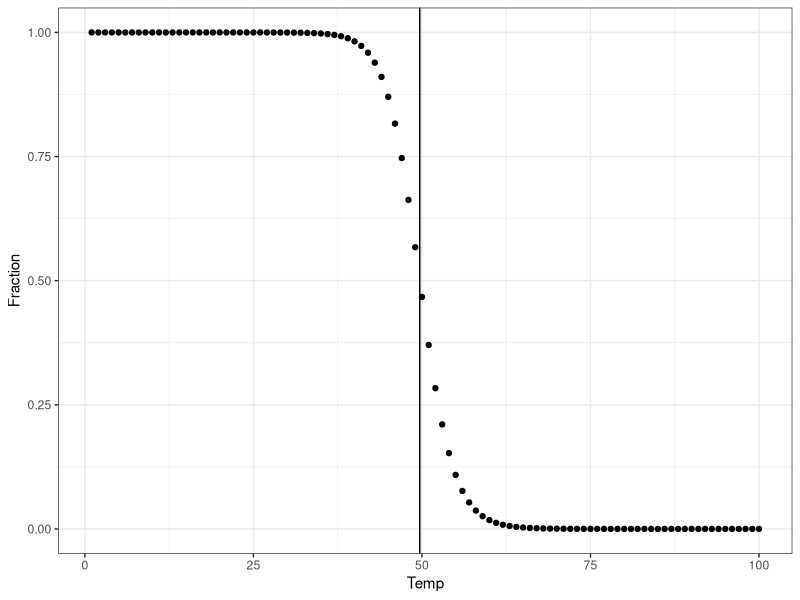
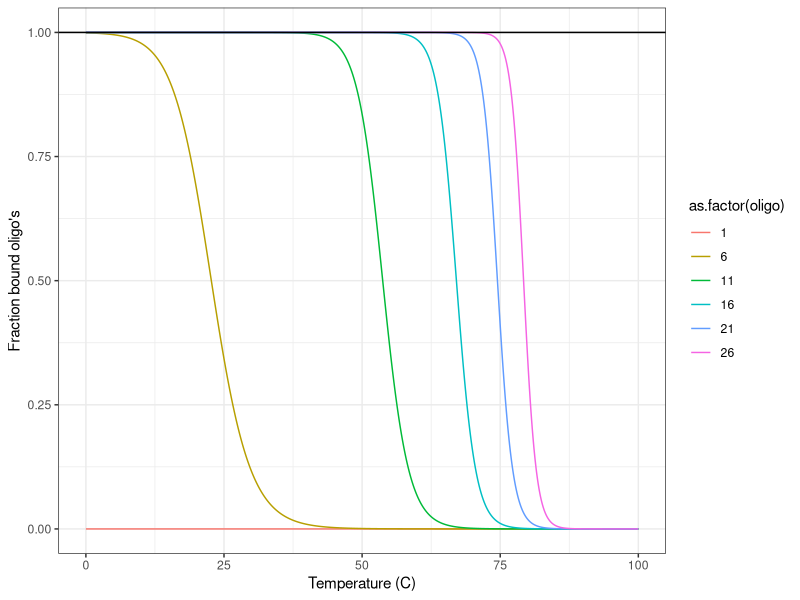

R code for these plots, in order: (Note: this script raises an error after producing the figures.)

# I think the math is not entirely correct yet here ..

# A main assumption is that my free energy is DG = (oligo_length * -1 + 3.4).
# Estimate based on tables in Sugimoto1996

library(ggplot2)
library(plyr)
library(dplyr)

################################################################################

# Phsyical constants
R_J=8.31
R_kC = R_J / 4184

################################################################################

# This follows the method described in:
# SantaLucia, J., & Hicks, D. (2004). The thermodynamics of DNA structural motifs. Annual Review of Biophysics and Biomolecular Structure, 33, 415–440. https://doi.org/10.1146/annurev.biophys.32.110601.141800

# Note that one cannot calculate the Tm using only the
# Gibbs free energy difference (DG), since DG
# depends on the temperature.

# So, we need to use both enthalpy and entropy
# For example:
# Using Joules as units
ExampleConc = 10^-4
DH_kC = -30.6; DS_kC = -87.4/1000
DH_J = 4184*DH_kC; DS_J = 4184*DS_kC
Tm = DH_J / (DS_J + R_J * log(ExampleConc))
Tm-273.15

# Or using kCals as units 
R_kC = R_J / 4184
Tm = DH_kC / (DS_kC + R_kC * log(ExampleConc))
Tm-273.15

################################################################################

# Now let's see if we can create a rule of thumb to describe the reaction
# energies for oligo's

# average DH
mean_DH_kC = mean(c(-7.6, -7.2, -7.2, -8.5, -8.4, -7.8, -8.2, -10.6, -9.8, -8))
mean_DS_C  = mean(c(-21.4, -20.4, -21.3, -22.7, -22.4, -21, -22.2, -27.2, -24.4, -19.9))
mean_DS_kC = mean_DS_C/1000
# And for initation (ignoring symmetry and outer AT-penalty)
DH_init_kC = .2 
DS_Init_kC = -5.7/1000

# Calculate total oligo 
fun_DH = function(n) {n*mean_DH_kC+DH_init_kC}
fun_DS = function(n) {n*mean_DS_kC+DS_Init_kC}

# Functions to calculate fraction bound and Tm
fn_bound = function(DH, DS, Temp, Conc) 
    {Temp_K=(Temp+273.15); 1/(exp(+(DH-Temp_K*DS)/(R_kC*Temp_K))/Conc+1)} # in kC
fn_Tm = function(DH, DS, Conc) { # in kC
    Tm=(DH / (DS + R_kC * log(Conc))); return(Tm-273.15)}

################################################################################
# Now let's create a plot for 1 oligo length

PrimerConc = .5e-6 # "The final concentration of each primer in a reaction may be 0.05–1 uM, typically 0.1–0.5 μM" (source: NEB)

# Now create the plot 
fn_bound(fun_DH(10), fun_DS(10), 49.67, PrimerConc)
fn_Tm(fun_DH(10), fun_DS(10), PrimerConc)

ggplot(data.frame(Temp=1:100, Fraction=fn_bound(fun_DH(10), fun_DS(10), 1:100, PrimerConc)))+
    geom_point(aes(x=Temp,y=Fraction))+
    geom_vline(xintercept = fn_Tm(fun_DH(10), fun_DS(10), PrimerConc))+theme_bw()

################################################################################
# Now a plot for multiple oligo lengths

# Set up input dataframe
df_input = expand.grid(Temp = seq(0,100,.1), oligo = seq(1,30,5))

# Calculate output dataframe
df_output <- mdply(df_input, function(Temp,oligo) {data.frame(
    Temp=Temp, oligo=oligo, frac_bound = fn_bound(fun_DH(oligo), fun_DS(oligo), Temp, PrimerConc) )} )  # original

ggplot(df_output, aes(x=Temp, y=frac_bound, colour=as.factor(oligo))) + 
  geom_line() +
  geom_hline(yintercept = 1) +
  theme_bw()+xlab('Temperature (C)')+ylab('Fraction bound oligo\'s')






# Now calculate fraction
df_output_2 <- mdply(df_input, function(Temp,DG,oligo,PrimerConc) {data.frame(
    frac=1/(   1+exp(DG/(R*(Temp+273)))/PrimerConc   ), 
    Temp=Temp, DG=DG, oligo=oligo)} ) 
ggplot(df_output_2, aes(x=Temp, y=frac, colour=as.factor(oligo))) + 
  geom_line() +
  geom_hline(yintercept = 1) +
  geom_hline(yintercept = .5, linetype='dashed') +
  theme_bw()+xlab('Temp (C)')+ylab('Fraction')+ggtitle('f_bound set by concentration')
ggplot(df_output_2, aes(x=Temp, y=frac, colour=as.factor(oligo))) + 
  geom_line() +
  geom_hline(yintercept = 1) +
  geom_hline(yintercept = .5, linetype='dashed') +
  theme_bw()+xlab('Temp (C)')+ylab('Fraction')+coord_trans(y = "log2")+ggtitle('f_bound set by concentration')



#####
p=ggplot(data.frame(Temp=0:100))+theme_bw()
for(DG in seq(0,100,10)) {
    myfun = function(Temp) {exp(-DG/(R*Temp))}
    p=p+stat_function(aes(x=Temp),fun=myfun)
}
p

ggplot(data.frame(Temp=0:100))+theme_bw()+
    stat_function(aes(x=Temp),fun=myfun)+
    stat_function(aes(x=Temp),fun=myfun)
    

myfun = function(Temp,DG) {exp(-DG/(R*Temp))}
Temp = seq(0,100,10)
DG = seq(0,100,10)
persp(x=Temp, y=DG, z=outer(Temp,DG,myfun),theta = 30, phi = 15,col = "springgreen", shade = 0.5)

